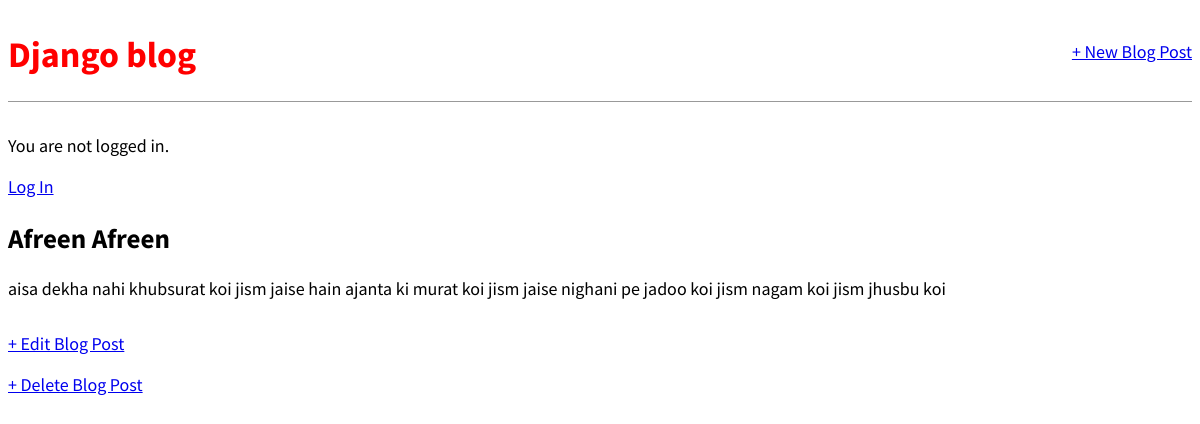
Screenshot of /post/3/ with the database file from the repository.
### blog/models.py (models this page shows, shortened)
class Post(models.Model):
    title = models.CharField(max_length=200)
    author = models.ForeignKey(
        'auth.User',
        on_delete = models.CASCADE,
    )
    body = models.TextField()

### blog/views.py (the view)
# urls.py: path('post/<int:pk>/', BlogDetailView.as_view(), name = 'post_detail'),
class BlogDetailView(DetailView):
    model = Post
    template_name = 'post_detail.html'

### templates/post_detail.html
{% extends 'base.html' %}
{% block content %}
    <div class='post-entry'>
        <h2>{{ post.title}}</a></h2>
        <p>{{ post.body }}</p>
    </div>
  <p> <a href="{% url 'post_edit' post.pk %}">+ Edit Blog Post</a></p>
  <p> <a href="{% url 'post_delete' post.pk %}">+ Delete Blog Post</a></p>
{% endblock content %}

### static/css/base.css (style rules this page uses)
body { font-family: 'Source Sans Pro', sans-serif; font-size: 18px; }
.post-entry { margin-bottom: 2rem; }
.post-entry p { margin: 0; font-weight: 400; }

### rows the page displays
Post: title "Afreen Afreen", body "aisa dekha nahi khubsurat koi jism jaise hain ajanta ki murat koi jism jaise nighani pe jadoo koi jism nagam koi jism jhusbu koi"
